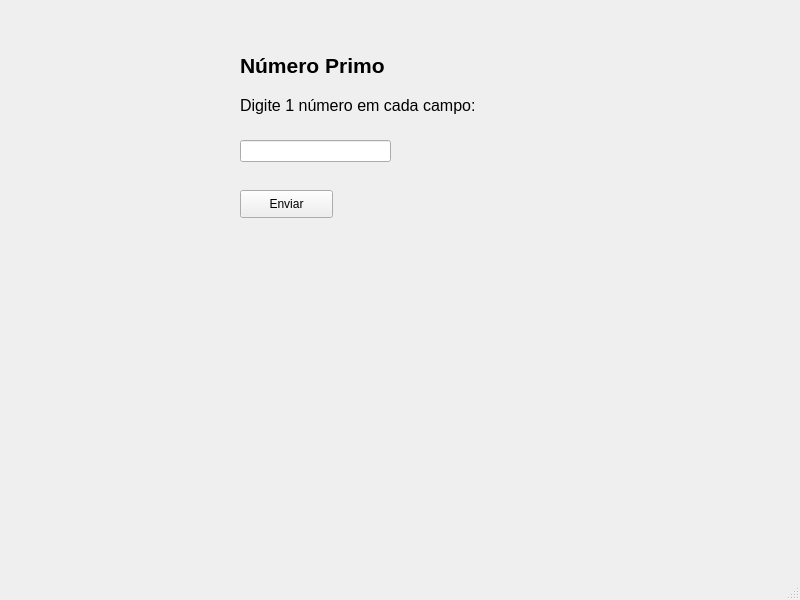
<?xml version="1.0" encoding="UTF-8"?>
<ui version="4.0">
 <class>MainWindow</class>
 <widget class="QMainWindow" name="MainWindow">
  <property name="geometry">
   <rect>
    <x>0</x>
    <y>0</y>
    <width>800</width>
    <height>600</height>
   </rect>
  </property>
  <property name="windowTitle">
   <string>MainWindow</string>
  </property>
  <widget class="QWidget" name="centralwidget">
   <widget class="QLabel" name="label_titulo">
    <property name="geometry">
     <rect>
      <x>240</x>
      <y>40</y>
      <width>321</width>
      <height>51</height>
     </rect>
    </property>
    <property name="font">
     <font>
      <pointsize>16</pointsize>
      <weight>75</weight>
      <bold>true</bold>
     </font>
    </property>
    <property name="text">
     <string>Número Primo</string>
    </property>
   </widget>
   <widget class="QLineEdit" name="lineEdit_input">
    <property name="geometry">
     <rect>
      <x>240</x>
      <y>140</y>
      <width>151</width>
      <height>22</height>
     </rect>
    </property>
   </widget>
   <widget class="QLabel" name="label_digite">
    <property name="geometry">
     <rect>
      <x>240</x>
      <y>90</y>
      <width>341</width>
      <height>31</height>
     </rect>
    </property>
    <property name="font">
     <font>
      <pointsize>12</pointsize>
     </font>
    </property>
    <property name="text">
     <string>Digite 1 número em cada campo:</string>
    </property>
   </widget>
   <widget class="QPushButton" name="pushButton_enviar">
    <property name="geometry">
     <rect>
      <x>240</x>
      <y>190</y>
      <width>93</width>
      <height>28</height>
     </rect>
    </property>
    <property name="text">
     <string>Enviar</string>
    </property>
   </widget>
   <widget class="QLabel" name="label_print">
    <property name="geometry">
     <rect>
      <x>240</x>
      <y>250</y>
      <width>341</width>
      <height>121</height>
     </rect>
    </property>
    <property name="text">
     <string/>
    </property>
   </widget>
  </widget>
  <widget class="QMenuBar" name="menubar">
   <property name="geometry">
    <rect>
     <x>0</x>
     <y>0</y>
     <width>800</width>
     <height>26</height>
    </rect>
   </property>
  </widget>
  <widget class="QStatusBar" name="statusbar"/>
 </widget>
 <resources/>
 <connections/>
</ui>
